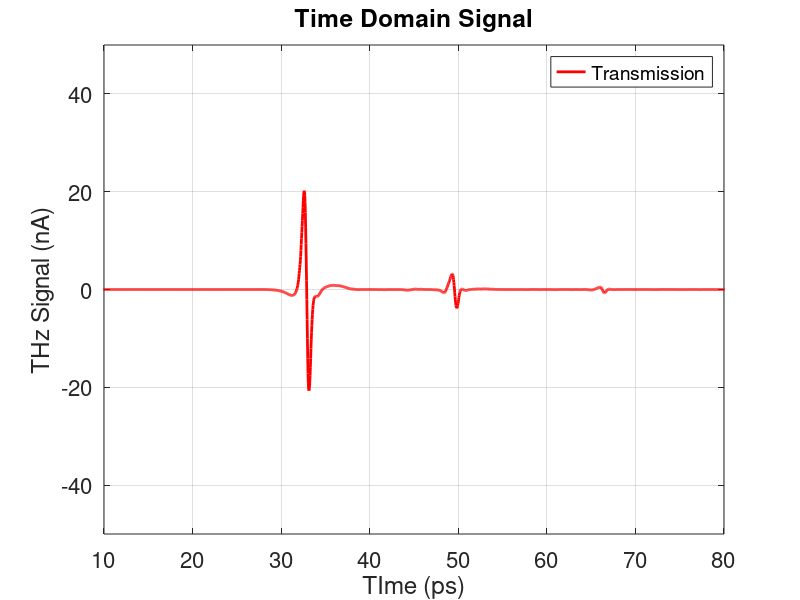
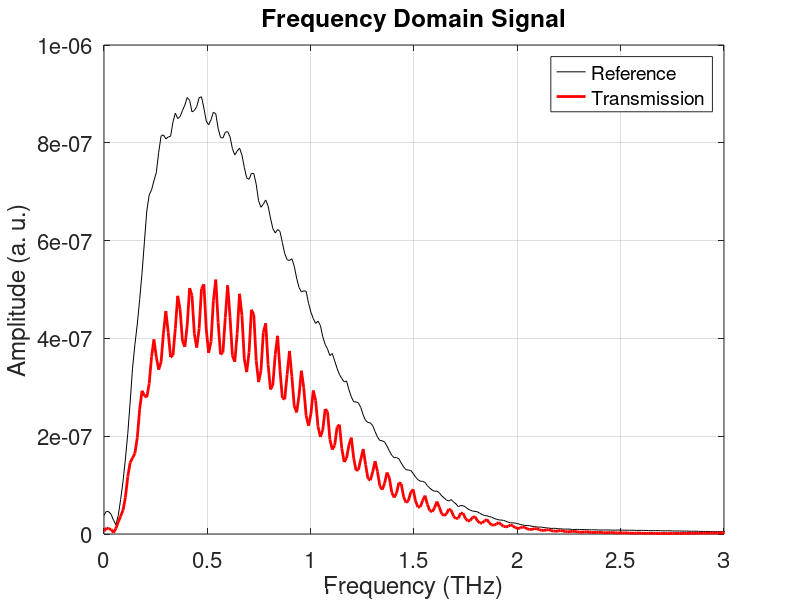

Recreate these plots in MATLAB, in order. (Note: this script raises an error after producing the figures.)
clear all
close all
clc
% format long

FS='fontsize';
fs=20;

S = load('measured_signal.txt');
Ei = S(:,2);
Et = S(:,3);

NNN = 2602; % sampling numbers

% sum_Ei = sum(Ei)/2602;
% sum_Et = sum(Et)/2602;

d = 737.5 * 10^-6; % thickness

Ei_nano = Ei * 10^9;
Et_nano = Et * 10^9;

Ei_w = fft(Ei, NNN);
Et_w = fft(Et, NNN);

Ts = S(:,1);

Dt = Ts(2)-Ts(1);
Fs = 1/Dt;
% Df = Fs/size(S,1);
Df = Fs / NNN;


figure(1);
plot(Ts,Ei_nano,'-k', Ts, Et_nano, '-r','LineWidth',2)
axis([10 80 -50 50])
h1 = legend('Reference', 'Transmission');
xlabel('TIme (ps)', FS, fs)
ylabel('THz Signal (nA)', FS, fs)
grid on;
title('Time Domain Signal', FS, fs)
set(gca,FS,16)
set(h1,FS,14)

figure(1);
plot(Ts, Et_nano, '-r','LineWidth',2)
axis([10 80 -50 50])
h1 = legend('Transmission');
xlabel('TIme (ps)', FS, fs)
ylabel('THz Signal (nA)', FS, fs)
grid on;
title('Time Domain Signal', FS, fs)
set(gca,FS,16)
set(h1,FS,14)

Ei_ww = Ei_w(1:length(Ei_w)/2+1); 
Et_ww = Et_w(1:length(Et_w)/2+1); 

freq = 0:Df:Fs/2;

n = length(freq);

figure(2);
% subplot(3, 1, 1), 
plot(freq, abs(Ei_ww), '-k', freq, abs(Et_ww), '-r','LineWidth',2)
h2 = legend('Reference', 'Transmission');
xlabel('Frequency (THz)', FS, fs)
ylabel('Amplitude (a. u.)', FS, fs) 
grid on;
title('Frequency Domain Signal', FS, fs)
xlim([0 3])
ylim([0 1E-6])
set(gca,FS,16)
set(h2,FS,14)

figure(3);
% subplot(3, 1, 2), 
plot(freq, phase(Ei_ww), '-k', freq, phase(Et_ww), '-r','LineWidth',2)    
h3 = legend('Reference', 'Transmission');
xlabel('Frequency (THz)', FS, fs)
ylabel('Phase (degree)', FS, fs)
title('Frequency Domain Signal', FS, fs) 
grid on;
xlim([0 3])
set(gca,FS,16)
set(h3,FS,14)

figure(4);
% subplot(3, 1, 3), 
plot(freq, phase(Ei_ww)-phase(Et_ww),'LineWidth',2)
xlabel('Frequency (THz)', FS, fs)
ylabel('Phase (degree)', FS, fs)
title('Phase difference', FS, fs)
grid on;
xlim([0 3])
set(gca,FS,16)


c = 3*10^8;
lambda = c./(freq.*10^12); 
k_air = 2*pi*(freq*10^12)/c;

T_coeff = (Et_ww./Ei_ww).*exp(-j.*k_air'*d);

figure(5);
plot(freq, abs(T_coeff),'LineWidth',2)
xlabel('Frequency (THz)', FS, fs)
title('Transmission coefficient', FS, fs) 
grid on;
set(gca,FS,16)
xlim([0 3])
ylim([0 1])

figure(6);
plot(freq, phase(T_coeff),'LineWidth',2)
xlabel('Frequency (THz)', FS, fs)
ylabel('Phase (degree))', FS, fs) 
grid on;
set(gca,FS,16)
xlim([0 3])

E_iii = [Ei(1: 1111); zeros(1491,1)];
Eiii_w = fft(E_iii, NNN);
Eiii_ww = Eiii_w(1:length(Eiii_w)/2+1); 

E_ttt = [Et(1: 1201); zeros(1401,1)];
Ettt_w = fft(E_ttt, NNN);
Ettt_ww = Ettt_w(1:length(Ettt_w)/2+1); 

E_ttt2 = [zeros(1351,1); Et(1352: 1651); zeros(951,1)];
Ettt_w2 = fft(E_ttt2, NNN);
Ettt_ww2 = Ettt_w2(1:length(Ettt_w2)/2+1); 

E_ttt3 = [zeros(1801,1); Et(1802: 2602)];
Ettt_w3 = fft(E_ttt3, NNN);
Ettt_ww3 = Ettt_w3(1:length(Ettt_w3)/2+1); 


Eiii_nano = E_iii * 10^9;
Ettt_nano = E_ttt * 10^9;

figure(7);
plot(Ts,Eiii_nano,'-k', Ts, Ettt_nano, '-r','LineWidth',2)
axis([10 80 -50 50])
h7 = legend('Reference', 'Transmission');
xlabel('TIme (ps)', FS, fs)
ylabel('THz Signal (nA)', FS, fs)
grid on;
title('Time Domain Signal', FS, fs)
set(gca,FS,16)
set(h7,FS,14)

figure(8);
plot(freq, abs(Eiii_ww), '-k', freq, abs(Ettt_ww), '-r','LineWidth',2)
xlabel('Frequency (THz)', FS, fs)
ylabel('Amplitude (a. u.)', FS, fs) 
h8 = legend('Reference', 'Transmission');
grid on;
title('Frequency Domain Signal', FS, fs)
set(gca,FS,16)
set(h8,FS,14)

xlim([0 3])
ylim([0 1E-6])


T_coeff2 = (Ettt_ww./Eiii_ww).*exp(-j.*k_air'*d);

figure(9);
plot(freq, abs(T_coeff2),'LineWidth',2)
xlabel('Frequency (THz)', FS, fs)
title('Transmission coefficient', FS, fs) 
grid on;
set(gca,FS,16)
xlim([0 3])
ylim([0 1])

imax = 100;
Freq = freq * 10^12;
Freq = Freq';
Middle = 1;

for s = Middle:1302
    x= 3.4;
    P = 2 * pi * Freq(s) * d / c;
 
    for k = 1 : imax
        Fun =  (4*x*exp(-j*P*x))/(((x+1)^2)-((x-1)^2)*exp(-2*j*P*x))-T_coeff(s);
        Funder = ((4*exp(-j*P*x)+4*x*(-j*P)*exp(-j*P*x))*(((x+1)^2)-((x-1)^2)*exp(-2*j*P*x))-(4*x*exp(-j*P*x))*(2*(x+1)-(2*(x-1)*exp(-2*j*P*x)-2*j*P*((x-1)^2)*exp(-2*j*P*x))))/(((x+1)^2)-((x-1)^2)*exp(-2*j*P*x))^2;

        x = x - Fun/Funder; 
    end
    Index(s) = x;
end
   
for s = Middle:-1:1
    x= 3.4;
    P = 2 * pi * Freq(s) * d / c;
 
    for k = 1 : imax
        Fun =  (4*x*exp(-j*P*x))/(((x+1)^2)-((x-1)^2)*exp(-2*j*P*x))-T_coeff(s);
        Funder = ((4*exp(-j*P*x)+4*x*(-j*P)*exp(-j*P*x))*(((x+1)^2)-((x-1)^2)*exp(-2*j*P*x))-(4*x*exp(-j*P*x))*(2*(x+1)-(2*(x-1)*exp(-2*j*P*x)-2*j*P*((x-1)^2)*exp(-2*j*P*x))))/(((x+1)^2)-((x-1)^2)*exp(-2*j*P*x))^2;
  
        x = x - Fun/Funder; 
    end
    Index1(s) = x;
end

Index(1:Middle) = Index1(1:Middle);
freq_R = freq/n : freq/n : 1302*freq/n ;
freq_R = freq_R';

Index_re = real(Index);
Index_im = imag(Index);

figure(10);
plot(Ts, Ettt_nano, 'r', 'LineWidth',2)
axis([10 80 -50 50])
xlabel('TIme (ps)', FS, fs)
ylabel('THz Signal (nA)', FS, fs)
grid on;
title('Time Domain Transmission Signal', FS, fs)
set(gca,FS,16)


figure(11);
plot(freq, Index_re, 'LineWidth',2)
xlabel('Frequency (THz)', FS, fs)
ylabel('n_{real}', FS, fs)
grid on;
title('Refractive index (real)', FS, fs)
set(gca,FS,16)
axis([0, 30, 2.5, 4.0])
% xlim([0 3])

figure(12);
plot(freq, Index_im, 'LineWidth',2)
xlabel('Frequency (THz)', FS, fs)
ylabel('n_{imag}', FS, fs)
grid on;
title('Refractive index (imag)', FS, fs)
set(gca,FS,16)
axis([0,30,-1,0.5])
% xlim([0 3])

figure(13);
plot(freq, abs(Ettt_ww), '-k', freq, abs(Ettt_ww2), '-r',freq, abs(Ettt_ww3), '-b', 'LineWidth',2)
xlabel('Frequency (THz)', FS, fs)
ylabel('Amplitude (a. u.)', FS, fs) 
h13 = legend('1st signal', '2nd signal', '3rd signal');
grid on;
title('Frequency Domain Signal', FS, fs)
set(gca,FS,16)
set(h13,FS,14)
xlim([0 3])
ylim([0 1E-6])

for s = Middle:1302
    x= 3.4;
    P = 2 * pi * Freq(s) * d / c;
 
    for k = 1 : imax
        Fun =  (4*x*exp(-j*P*x))/((x+1)^2)-T_coeff2(s);
        Funder = ((4*exp(-j*P*x)+4*x*(-j*P)*exp(-j*P*x))*((x+1)^2)-(8*x*(x+1)*exp(-j*P*x)))/(x+1)^4;
        
    %    F_n = 
    %    dF_n

        x = x - Fun/Funder; 
    end
    Index2(s) = x;
end
   
for s = Middle:-1:1
    x= 3.4;
    P = 2 * pi * Freq(s) * d / c;
 
    for k = 1 : imax
        Fun =  (4*x*exp(-j*P*x))/((x+1)^2)-T_coeff2(s);
        Funder = ((4*exp(-j*P*x)+4*x*(-j*P)*exp(-j*P*x))*((x+1)^2)-(8*x*(x+1)*exp(-j*P*x)))/(x+1)^4;
        
    %    F_n = 
    %    dF_n

        x = x - Fun/Funder; 
    end
    Index3(s) = x;
end

Index2(1:Middle) = Index3(1:Middle);

Index2_re = real(Index2);
Index2_im = imag(Index2);

figure(14);
plot(freq, Index2_re, 'LineWidth',2)
xlabel('Frequency (THz)', FS, fs)
ylabel('n_{real}', FS, fs)
grid on;
title('Refractive index (real)', FS, fs)
set(gca,FS,16)
axis([0, 2, 2.5, 4.0])
% xlim([0 3])

figure(15);
plot(freq, Index2_im, 'LineWidth',2)
xlabel('Frequency (THz)', FS, fs)
ylabel('n_{imag}', FS, fs)
grid on;
title('Refractive index (imag)', FS, fs)
set(gca,FS,16)
axis([0,2,-1,0.5])

figure(16);
plot(freq, phase(Ettt_ww), '-k', freq, phase(Ettt_ww2), '-r',freq, phase(Ettt_ww3), '-b', 'LineWidth',2)
xlabel('Frequency (THz)', FS, fs)
ylabel('Phase (degree)', FS, fs) 
h13 = legend('1st signal', '2nd signal', '3rd signal');
grid on;
set(gca,FS,16)
set(h13,FS,14)
xlim([0 3])

figure(17);
plot(freq, phase(Ettt_ww)-phase(Ettt_ww2), '-k', freq, phase(Ettt_ww)-phase(Ettt_ww3), '-r', 'LineWidth',2)
xlabel('Frequency (THz)', FS, fs)
ylabel('Phase (degree)', FS, fs) 
h13 = legend('1st and 2nd signal', '1st and 3rd signal');
grid on;
set(gca,FS,16)
set(h13,FS,14)
xlim([0 3])
